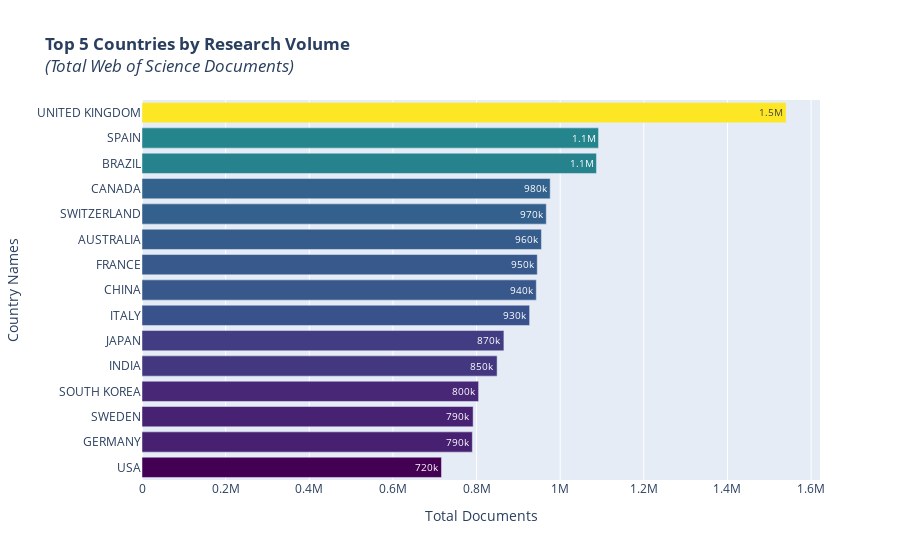
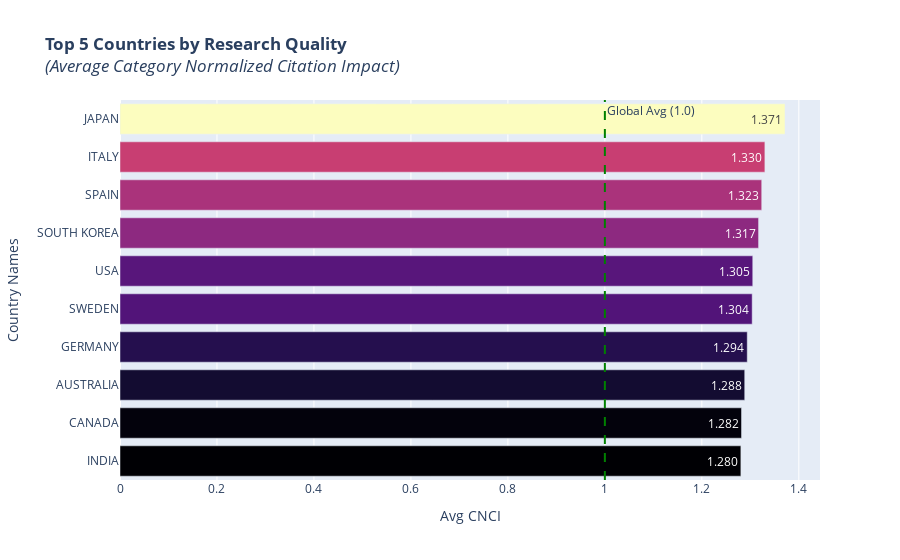

Here is the notebook cell these charts were saved with, in order:
### Markdown cell above
#### Q1 Top Performers Analysis: Quantity vs. Quality

**Objective:**
To identify the leading Countries in the dataset based on two distinct performance metrics:

1.  **Volume (Quantity):** Who is producing the most research?
    *   *Metric used:* `Documents`
2.  **Impact (Quality):** Who is producing the most influential research relative to their field?
    *   *Metric used:* `Category Normalized Citation Impact (CNCI)`

### Code cell
# --- Step 1: Prepare the Data ---
# Quantity(Documents) : Sum of all documents across years for each Country
volume_df = df.groupby('Country')['Documents'].sum().reset_index()
top_volume = volume_df.sort_values(by='Documents', ascending=False).head(15)
# Quality(CNCI) : Average CNCI across years for each Country
quality_df = df.groupby('Country')['CNCI'].mean().reset_index()
top_quality = quality_df.sort_values(by='CNCI', ascending=False).head(10)


# --- Step 2: Visualization - Volume (Quantity) ---
fig_vol = px.bar(
    top_volume,
    x='Documents',
    y='Country',
    orientation='h',  # <-- Horizontal Bar Chart
    title='<b>Top 5 Countries by Research Volume</b><br><i>(Total Web of Science Documents)</i></br>',
    text_auto='.2s',  # <-- Format: 1.5k, 2M 
    color='Documents',
    color_continuous_scale='Viridis',
    labels={'Documents': 'Total Documents', 'Country': 'Country Names'}
)
# Layout Updates
fig_vol.update_layout(
    yaxis=dict(autorange="reversed"), # <-- Reverse Y-axis to show Rank #1 at top
    coloraxis_showscale=False # <-- Hides the color bar to keep it clean
)
fig_vol.show()


# --- Step 3: Visualization - Quality (Impact) ---
fig_qual = px.bar(
    top_quality,
    x='CNCI',
    y='Country',
    orientation='h',
    title='<b>Top 5 Countries by Research Quality</b><br><i>(Average Category Normalized Citation Impact)</i>',
    text_auto='.3f',  # <-- Format: 3 decimal places (e.g., 1.523)
    color='CNCI',
    color_continuous_scale='Magma',
    labels={'CNCI': 'Avg CNCI', 'Country': 'Country Names'}
)
# Layout Updates: Reverse Y-axis & Add Benchmark Line
fig_qual.update_layout(
    yaxis=dict(autorange="reversed"), # <-- Reverse Y-axis to show Rank #1 at top
    coloraxis_showscale=False # <-- Hides the color bar to keep it clean
)
# Adding the Global Average Benchmark Line (x=1.0)
fig_qual.add_vline(
    x=1.0, 
    line_dash="dash", 
    line_color="green", 
    annotation_text="Global Avg (1.0)" 
)
fig_qual.show()

### Figure 1 — Plotly figure (JSON) as saved in the notebook; plotly's stock layout.template omitted (floating-point values rounded to 4 significant figures)
{"data": [{"hovertemplate": "Total Documents=%{marker.color}<br>Country Names=%{y}<extra></extra>", "legendgroup": "", "marker": {"color": [1540219, 1091687, 1086793, 976080, 966760, 955154, 945200, 942924, 926901, 865418, 849180, 804870, 791863, 789960, 716142], "coloraxis": "coloraxis", "pattern": {"shape": ""}}, "name": "", "orientation": "h", "showlegend": false, "textposition": "auto", "texttemplate": "%{x:.2s}", "type": "bar", "x": [1540219, 1091687, 1086793, 976080, 966760, 955154, 945200, 942924, 926901, 865418, 849180, 804870, 791863, 789960, 716142], "xaxis": "x", "y": ["UNITED KINGDOM", "SPAIN", "BRAZIL", "CANADA", "SWITZERLAND", "AUSTRALIA", "FRANCE", "CHINA", "ITALY", "JAPAN", "INDIA", "SOUTH KOREA", "SWEDEN", "GERMANY", "USA"], "yaxis": "y"}], "layout": {"barmode": "relative", "coloraxis": {"colorbar": {"title": {"text": "Total Documents"}}, "colorscale": [[0, "#440154"], [0.1111, "#482878"], [0.2222, "#3e4989"], [0.3333, "#31688e"], [0.4444, "#26828e"], [0.5556, "#1f9e89"], [0.6667, "#35b779"], [0.7778, "#6ece58"], [0.8889, "#b5de2b"], [1, "#fde725"]], "showscale": false}, "legend": {"tracegroupgap": 0}, "title": {"text": "<b>Top 5 Countries by Research Volume</b><br><i>(Total Web of Science Documents)</i></br>"}, "xaxis": {"anchor": "y", "domain": [0, 1], "title": {"text": "Total Documents"}}, "yaxis": {"anchor": "x", "autorange": "reversed", "domain": [0, 1], "title": {"text": "Country Names"}}}}

### Figure 2 — Plotly figure (JSON) as saved in the notebook; plotly's stock layout.template omitted (floating-point values rounded to 4 significant figures)
{"data": [{"hovertemplate": "Avg CNCI=%{marker.color}<br>Country Names=%{y}<extra></extra>", "legendgroup": "", "marker": {"color": [1.371, 1.33, 1.323, 1.317, 1.305, 1.304, 1.294, 1.288, 1.282, 1.28], "coloraxis": "coloraxis", "pattern": {"shape": ""}}, "name": "", "orientation": "h", "showlegend": false, "textposition": "auto", "texttemplate": "%{x:.3f}", "type": "bar", "x": [1.371, 1.33, 1.323, 1.317, 1.305, 1.304, 1.294, 1.288, 1.282, 1.28], "xaxis": "x", "y": ["JAPAN", "ITALY", "SPAIN", "SOUTH KOREA", "USA", "SWEDEN", "GERMANY", "AUSTRALIA", "CANADA", "INDIA"], "yaxis": "y"}], "layout": {"annotations": [{"showarrow": false, "text": "Global Avg (1.0)", "x": 1, "xanchor": "left", "xref": "x", "y": 1, "yanchor": "top", "yref": "y domain"}], "barmode": "relative", "coloraxis": {"colorbar": {"title": {"text": "Avg CNCI"}}, "colorscale": [[0, "#000004"], [0.1111, "#180f3d"], [0.2222, "#440f76"], [0.3333, "#721f81"], [0.4444, "#9e2f7f"], [0.5556, "#cd4071"], [0.6667, "#f1605d"], [0.7778, "#fd9668"], [0.8889, "#feca8d"], [1, "#fcfdbf"]], "showscale": false}, "legend": {"tracegroupgap": 0}, "shapes": [{"line": {"color": "green", "dash": "dash"}, "type": "line", "x0": 1, "x1": 1, "xref": "x", "y0": 0, "y1": 1, "yref": "y domain"}], "title": {"text": "<b>Top 5 Countries by Research Quality</b><br><i>(Average Category Normalized Citation Impact)</i>"}, "xaxis": {"anchor": "y", "domain": [0, 1], "title": {"text": "Avg CNCI"}}, "yaxis": {"anchor": "x", "autorange": "reversed", "domain": [0, 1], "title": {"text": "Country Names"}}}}
